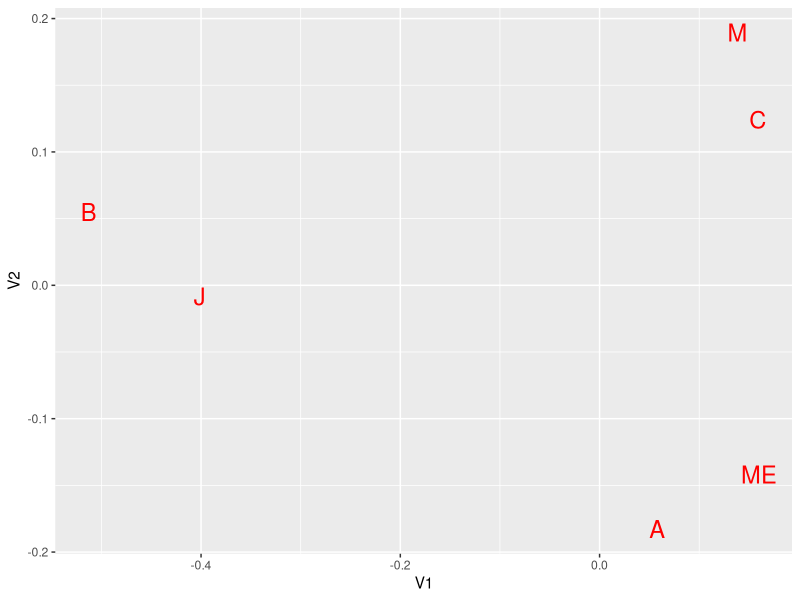

Write R code to recreate this figure.
#
# University: Universidad de Valladolid
# Degree: Grado en Estadística
# Subject: Análisis de Datos
# Year: 2017/18
# Teacher: Miguel Alejandro Fernández Temprano
# Author: Sergio García Prado (garciparedes.me)
# Name: Análisis de Correspondencias - Práctica 01
#
#

rm(list = ls())

# 1.	Construir la matriz

N <- t(matrix(
  c(20,20,20,
    40,10,40,
    20,10,40),
  ncol=3
))
print(N)


# 2.	Construir las matrices F, Dr, Dc y las matrices de puntos fila y columna.

F <- N / sum(N)
print(F)

Dr <- diag(rowSums(N) / sum(N))
Dc <- diag(colSums(N) / sum(N))
print(Dr)
print(Dc)

Pr <- solve(Dr) %*% F
Pc <- solve(Dc) %*% t(F)
print(Pr)
print(Pc)


# 3. Calcular las distancias chi cuadrado entre los tres puntos fila

d_chi_square <- function(x, y) (t(x - y) %*% solve(Dc) %*% (x - y))[1,1]
D <- c(
  d_chi_square(Pr[1,],Pr[2,]),
  d_chi_square(Pr[1,],Pr[3,]),
  d_chi_square(Pr[2,],Pr[3,])
)
print(D)


# 4. Calcular el valor del estadístico chi cuadrado

chi_value <- sum(
  (N - (rowSums(N) %*% t(colSums(N))) / sum(N)) ^ 2 /
  ((rowSums(N) %*% t(colSums(N))) / sum(N))
)
print(chi_value)

pval <- pchisq(chi_value, df=4, lower.tail=FALSE)
print(pval)

# 5. Calcular la inercia total como la suma ponderada de las distancias chi
# cuadrado al centro de gravedad de los puntos fila y comprobar que es el
# estadístico chi cuadrado dividido por n

Gc <- colSums(N) / sum(N)
Gr <- rowSums(N) / sum(N)
print(Gc)
print(Gr)

diag(t(t(Pr) - Gc) %*% solve(Dc) %*% t(t(t(Pr)-Gc))) %*% Gr
G <- (diag(t(t(Pr) - Gc) %*% solve(Dc) %*% t(t(t(Pr)-Gc))) %*% Gr)[1,1]
print(G)


# 6. Construir la matriz a diagonalizar, diagonalizarla calculando los
# autovalores y autovectores unitarios

X <- t(F) %*% solve(Dr) %*% F %*% solve(Dc)
print(X)
X_eigenvec_1 <- eigen(X)$vectors
X_eigenval <- eigen(X)$values

print(X_eigenval)
norm <- diag(t(X_eigenvec_1) %*% solve(Dc) %*% X_eigenvec_1)
X_eigenvec <- t(t(X_eigenvec_1)/sqrt(norm))
print(X_eigenvec)

# 7. Calcular los factores y las proyecciones de los puntos fila sobre los ejes


fact <- solve(Dc) %*% X_eigenvec
print(fact)

Proyec_r <- Pr %*% fact
print(Proyec_r)


# 8. Calcular las distancias euclídeas entre las proyecciones y compararlas con
# las del punto 3

d_euclidean <- function(x, y) sum( (x / rowSums(F) - y / rowSums(F))^2)
print(d_euclidean(Pr[2,], Pr[3,]))
print(d_chi_square(Pr[2,], Pr[3,]))


# 9. Calcular los factores y las proyecciones de los puntos columna sobre los
# ejes

Proyec_c = t(sqrt(X_eigenval) * t(fact))


# 10. Efectuar una representación conjunta de las proyecciones de filas y
# columnas

Proyec_r_df <- as.data.frame(Proyec_r[,2:3])
Proyec_c_df <- as.data.frame(Proyec_c[,2:3])
rownames(Proyec_r_df)<-c("J","ME","M")
rownames(Proyec_c_df)<-c("A","B","C")
Proyec_df<-rbind(Proyec_r_df,Proyec_c_df)


library(ggplot2)
ggplot(data = Proyec_df, aes(x = V1, y = V2, label=rownames(Proyec_df))) +
  geom_text(colour = "red", size = 6)
